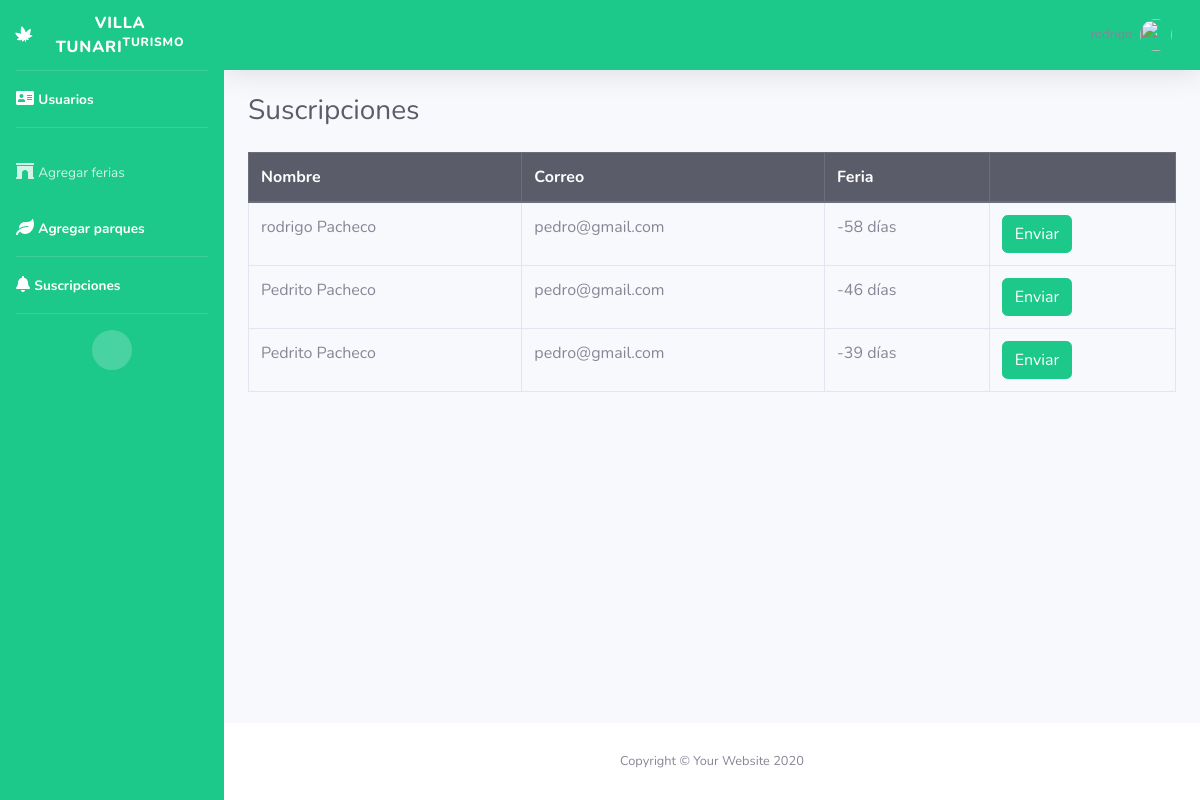
The page /admin/suscripciones.php (signed in) on the database as committed earlier.
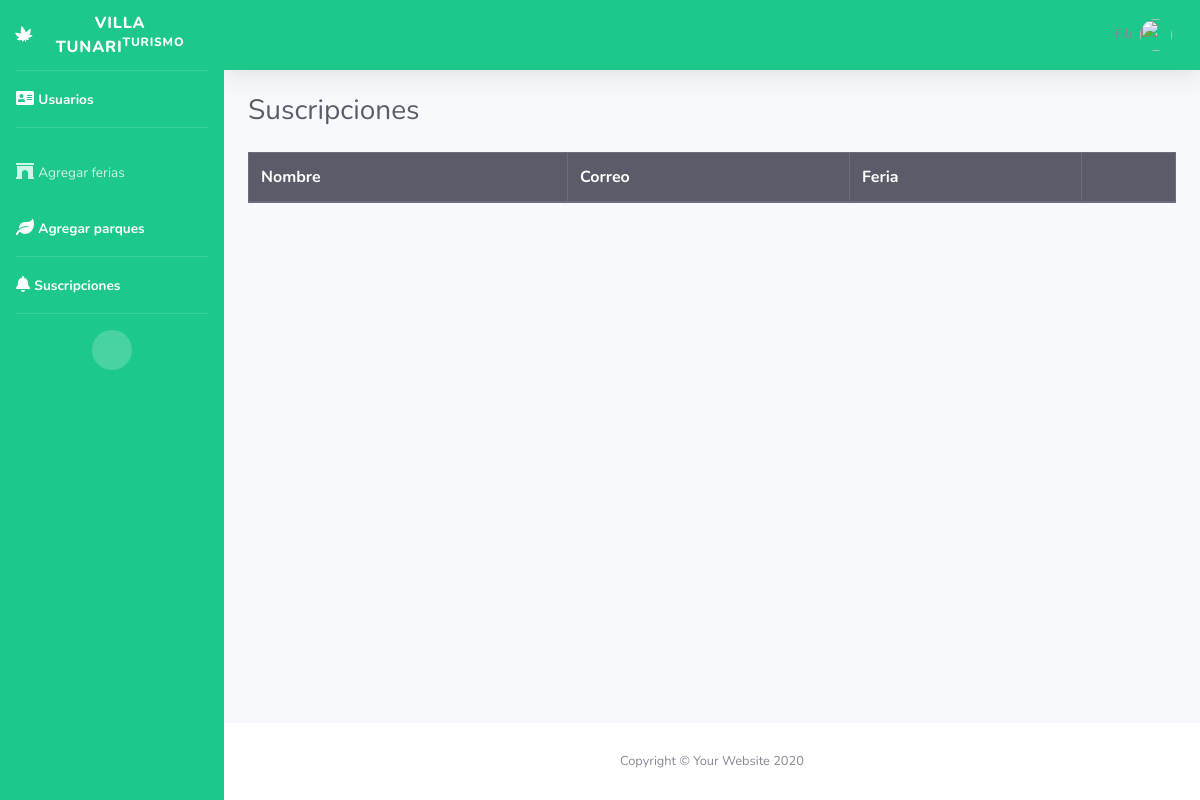
The same page on the database as committed later.
### tables this page shows
CREATE TABLE `suscripciones` (
  `id` int(11) NOT NULL,
  `id_feria` int(11) NOT NULL,
  `correo` varchar(50) NOT NULL,
  `nombre` varchar(50) NOT NULL,
  `feria` varchar(50) NOT NULL
);

CREATE TABLE `ferias` (
  `id` int(11) NOT NULL,
  `nombre` varchar(50) NOT NULL,
  `descripcion` longtext NOT NULL,
  `inicio` date NOT NULL,
  `fin` date DEFAULT NULL,
  `ubicacion` longtext NOT NULL,
  `img1` varchar(50) NOT NULL,
  `img2` varchar(50) NOT NULL
);

### admin/suscripciones.php (the view, shortened to what this page needs)
<?php
require_once "../config/conexion.php";
include("includes/header.php");
?>
<div class="d-sm-flex align-items-center justify-content-between mb-4">
    <h1 class="h3 mb-0 text-gray-800">Suscripciones</h1>
</div>
<div class="row">
    <div class="col-md-12">
        <div class="table-responsive">
            <table class="table table-hover table-bordered" style="width: 100%;">
                <thead class="thead-dark">
                    <tr>
                        <th>Nombre</th>
                        <th>Correo</th>
                        <th>Feria</th>
                        <th></th>
                    </tr>
                </thead>
                <tbody>
                    <?php
                    $query = mysqli_query($conexion, "SELECT * FROM suscripciones ORDER BY id DESC");
                    while ($data = mysqli_fetch_assoc($query)) {
                        $id_feria = $data['id_feria'];
                        $query2 = mysqli_query($conexion, "SELECT * FROM ferias WHERE id = '$id_feria'");
                        ?>
                    <tr>
                        <td><?php echo $data['nombre']; ?></td>
                        <td><?php echo $data['correo']; ?></td>
                        <?php while ($datax = mysqli_fetch_assoc($query2)) {
                         $in = new DateTime(date("Y-m-d"));
                         $fn = new DateTime($datax['inicio']);
                         $interval = $in->diff($fn);
                            ?>
                        <td><?php echo $interval->format('%R%a días')?></td>
                        <td>
                            <form method="post" action="recordatorio.php?nombre=<?php echo $datax['nombre']?>&dias=<?php echo $interval->format('%R%a días')?>&usuario=<?php echo $data['nombre']?>"
                                class="d-inline">
                                <button class="btn btn-success" type="submit">Enviar</button>
                            </form>
                        </td>
                    </tr>
                    <?php }} ?>
                </tbody>
            </table>
        </div>
    </div>
</div>
<?php include("includes/footer.php"); ?>

Rows that differ between the two databases and show on the page:
removed suscripciones: nombre "rodrigo Pacheco", correo "pedro@gmail.com"
removed ferias: inicio "-58 días", shown under "rodrigo Pacheco"
removed suscripciones: nombre "Pedrito Pacheco", correo "pedro@gmail.com"
removed ferias: inicio "-46 días", shown under "Pedrito Pacheco"
removed suscripciones: nombre "Pedrito Pacheco", correo "pedro@gmail.com"
no longer on this page (row unchanged): ferias: inicio "-39 días", shown under "Pedrito Pacheco"
